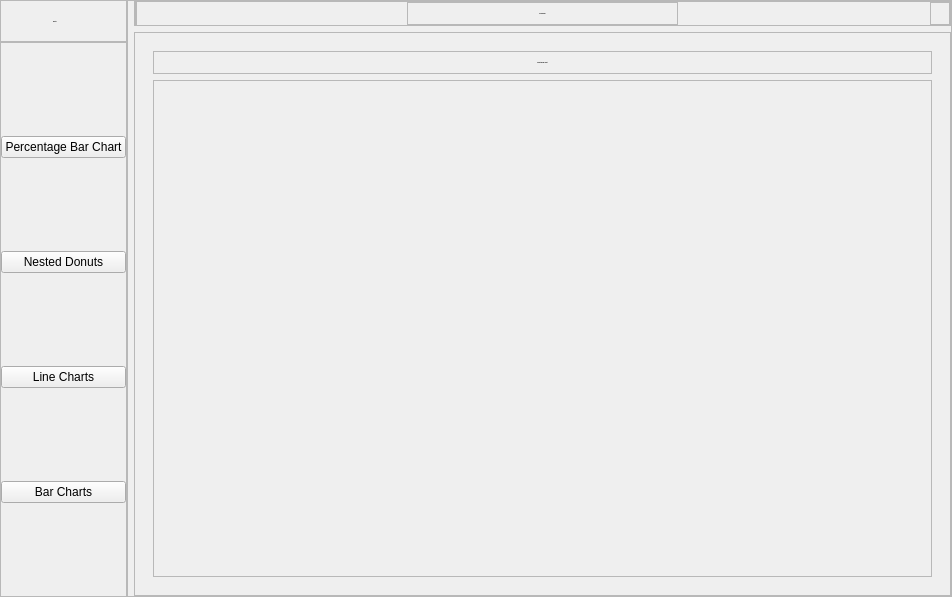
<?xml version="1.0" encoding="UTF-8"?>
<ui version="4.0">
 <class>MainWindow</class>
 <widget class="QMainWindow" name="MainWindow">
  <property name="geometry">
   <rect>
    <x>0</x>
    <y>0</y>
    <width>952</width>
    <height>597</height>
   </rect>
  </property>
  <property name="windowTitle">
   <string>MainWindow</string>
  </property>
  <widget class="QWidget" name="centralwidget">
   <property name="styleSheet">
    <string notr="true">@font-face {
    font-family: NovaFlat;
    src: url(:/fonts/Nova_Flat/NovaFlat-Regular.ttf) format(&quot;truetype&quot;);
}
*{
color: #fff;
font-family: NovaFlat;
font-size: 12px;
border: none;
background: none;
}
#centralwidget{
background-color: rgb(33, 43, 51);
}
#left_menu_widget, #percentage_bar_chart, #nested_donuts,
#line_charts, #bar_charts, #temperature_bar_chart
{
background-color: rgba(61, 80, 95, 100)
}
#header_frame, #frame_3, #frame_5{
background-color: rgb(61, 80, 95);
}
#frame_4 QPushButton{
padding: 10px;
border-radius: 5px;
background-color: rgba(33, 43, 51, 100);
}
#header_nav QPushButton{
	background-color: rgb(61, 80, 95);
	border-radius: 15px;
	border: 3px solid rgb(120, 157, 186);
}
#header_nav QPushButton:hover{
	background-color: rgb(120, 157, 186);
}
</string>
   </property>
   <layout class="QHBoxLayout" name="horizontalLayout">
    <property name="spacing">
     <number>0</number>
    </property>
    <property name="leftMargin">
     <number>0</number>
    </property>
    <property name="topMargin">
     <number>0</number>
    </property>
    <property name="rightMargin">
     <number>0</number>
    </property>
    <property name="bottomMargin">
     <number>0</number>
    </property>
    <item>
     <widget class="QWidget" name="left_menu_widget" native="true">
      <layout class="QVBoxLayout" name="verticalLayout">
       <property name="spacing">
        <number>0</number>
       </property>
       <property name="leftMargin">
        <number>0</number>
       </property>
       <property name="topMargin">
        <number>0</number>
       </property>
       <property name="rightMargin">
        <number>0</number>
       </property>
       <property name="bottomMargin">
        <number>0</number>
       </property>
       <item alignment="Qt::AlignTop">
        <widget class="QFrame" name="frame_3">
         <property name="frameShape">
          <enum>QFrame::StyledPanel</enum>
         </property>
         <property name="frameShadow">
          <enum>QFrame::Raised</enum>
         </property>
         <layout class="QHBoxLayout" name="horizontalLayout_2">
          <property name="spacing">
           <number>6</number>
          </property>
          <property name="leftMargin">
           <number>6</number>
          </property>
          <property name="topMargin">
           <number>0</number>
          </property>
          <property name="rightMargin">
           <number>0</number>
          </property>
          <property name="bottomMargin">
           <number>0</number>
          </property>
          <item>
           <widget class="QLabel" name="label_14">
            <property name="minimumSize">
             <size>
              <width>40</width>
              <height>40</height>
             </size>
            </property>
            <property name="maximumSize">
             <size>
              <width>40</width>
              <height>40</height>
             </size>
            </property>
            <property name="text">
             <string/>
            </property>
            <property name="pixmap">
             <pixmap resource="../resources.qrc">:/icons/icons/pie-chart.svg</pixmap>
            </property>
            <property name="scaledContents">
             <bool>true</bool>
            </property>
           </widget>
          </item>
          <item>
           <widget class="QLabel" name="label">
            <property name="font">
             <font>
              <family>NovaFlat</family>
              <pointsize>-1</pointsize>
              <weight>75</weight>
              <bold>true</bold>
             </font>
            </property>
            <property name="text">
             <string>Results</string>
            </property>
           </widget>
          </item>
         </layout>
        </widget>
       </item>
       <item>
        <widget class="QFrame" name="frame_4">
         <property name="sizePolicy">
          <sizepolicy hsizetype="Preferred" vsizetype="Expanding">
           <horstretch>0</horstretch>
           <verstretch>0</verstretch>
          </sizepolicy>
         </property>
         <property name="frameShape">
          <enum>QFrame::StyledPanel</enum>
         </property>
         <property name="frameShadow">
          <enum>QFrame::Raised</enum>
         </property>
         <layout class="QVBoxLayout" name="verticalLayout_2">
          <property name="spacing">
           <number>0</number>
          </property>
          <property name="leftMargin">
           <number>0</number>
          </property>
          <property name="topMargin">
           <number>0</number>
          </property>
          <property name="rightMargin">
           <number>0</number>
          </property>
          <property name="bottomMargin">
           <number>0</number>
          </property>
          <item>
           <widget class="QPushButton" name="percentage_bar_btn">
            <property name="text">
             <string>Percentage Bar Chart</string>
            </property>
            <property name="icon">
             <iconset resource="../resources.qrc">
              <normaloff>:/icons/icons/bar-chart-2.svg</normaloff>:/icons/icons/bar-chart-2.svg</iconset>
            </property>
           </widget>
          </item>
          <item>
           <widget class="QPushButton" name="nested_donut_btn">
            <property name="text">
             <string>Nested Donuts</string>
            </property>
            <property name="icon">
             <iconset resource="../resources.qrc">
              <normaloff>:/icons/icons/target.svg</normaloff>:/icons/icons/target.svg</iconset>
            </property>
           </widget>
          </item>
          <item>
           <widget class="QPushButton" name="line_chart_btn">
            <property name="text">
             <string>Line Charts</string>
            </property>
            <property name="icon">
             <iconset resource="../resources.qrc">
              <normaloff>:/icons/icons/git-merge.svg</normaloff>:/icons/icons/git-merge.svg</iconset>
            </property>
           </widget>
          </item>
          <item>
           <widget class="QPushButton" name="bar_charts_btn">
            <property name="text">
             <string>Bar Charts</string>
            </property>
            <property name="icon">
             <iconset resource="../resources.qrc">
              <normaloff>:/icons/icons/bar-chart.svg</normaloff>:/icons/icons/bar-chart.svg</iconset>
            </property>
           </widget>
          </item>
         </layout>
        </widget>
       </item>
      </layout>
     </widget>
    </item>
    <item>
     <widget class="QFrame" name="frame_2">
      <property name="frameShape">
       <enum>QFrame::StyledPanel</enum>
      </property>
      <property name="frameShadow">
       <enum>QFrame::Raised</enum>
      </property>
      <layout class="QVBoxLayout" name="verticalLayout_4">
       <property name="leftMargin">
        <number>6</number>
       </property>
       <property name="topMargin">
        <number>0</number>
       </property>
       <property name="rightMargin">
        <number>0</number>
       </property>
       <property name="bottomMargin">
        <number>0</number>
       </property>
       <item>
        <widget class="QFrame" name="header_frame">
         <property name="maximumSize">
          <size>
           <width>16777215</width>
           <height>50</height>
          </size>
         </property>
         <property name="frameShape">
          <enum>QFrame::StyledPanel</enum>
         </property>
         <property name="frameShadow">
          <enum>QFrame::Raised</enum>
         </property>
         <layout class="QHBoxLayout" name="horizontalLayout_3">
          <property name="spacing">
           <number>0</number>
          </property>
          <property name="leftMargin">
           <number>0</number>
          </property>
          <property name="topMargin">
           <number>0</number>
          </property>
          <property name="rightMargin">
           <number>0</number>
          </property>
          <property name="bottomMargin">
           <number>0</number>
          </property>
          <item alignment="Qt::AlignLeft">
           <widget class="QFrame" name="frame_10">
            <property name="frameShape">
             <enum>QFrame::StyledPanel</enum>
            </property>
            <property name="frameShadow">
             <enum>QFrame::Raised</enum>
            </property>
            <layout class="QHBoxLayout" name="horizontalLayout_4">
             <property name="spacing">
              <number>2</number>
             </property>
             <property name="leftMargin">
              <number>0</number>
             </property>
             <property name="topMargin">
              <number>0</number>
             </property>
             <property name="rightMargin">
              <number>0</number>
             </property>
             <property name="bottomMargin">
              <number>0</number>
             </property>
            </layout>
           </widget>
          </item>
          <item>
           <widget class="QFrame" name="frame_11">
            <property name="frameShape">
             <enum>QFrame::StyledPanel</enum>
            </property>
            <property name="frameShadow">
             <enum>QFrame::Raised</enum>
            </property>
            <layout class="QVBoxLayout" name="verticalLayout_5">
             <item>
              <widget class="QLabel" name="label_7">
               <property name="font">
                <font>
                 <family>NovaFlat</family>
                 <pointsize>-1</pointsize>
                 <weight>75</weight>
                 <bold>true</bold>
                </font>
               </property>
               <property name="text">
                <string>DASHBOARD</string>
               </property>
               <property name="alignment">
                <set>Qt::AlignCenter</set>
               </property>
              </widget>
             </item>
            </layout>
           </widget>
          </item>
          <item alignment="Qt::AlignRight">
           <widget class="QFrame" name="header_nav">
            <property name="frameShape">
             <enum>QFrame::StyledPanel</enum>
            </property>
            <property name="frameShadow">
             <enum>QFrame::Raised</enum>
            </property>
            <layout class="QHBoxLayout" name="horizontalLayout_5"/>
           </widget>
          </item>
         </layout>
        </widget>
       </item>
       <item>
        <widget class="QFrame" name="frame_8">
         <property name="frameShape">
          <enum>QFrame::StyledPanel</enum>
         </property>
         <property name="frameShadow">
          <enum>QFrame::Raised</enum>
         </property>
         <layout class="QVBoxLayout" name="verticalLayout_7">
          <item>
           <widget class="QStackedWidget" name="stackedWidget">
            <property name="font">
             <font>
              <family>NovaFlat</family>
              <pointsize>-1</pointsize>
              <weight>75</weight>
              <bold>true</bold>
             </font>
            </property>
            <property name="currentIndex">
             <number>0</number>
            </property>
            <widget class="QWidget" name="percentage_bar_chart">
             <layout class="QVBoxLayout" name="verticalLayout_8">
              <item alignment="Qt::AlignTop">
               <widget class="QFrame" name="frame_15">
                <property name="frameShape">
                 <enum>QFrame::StyledPanel</enum>
                </property>
                <property name="frameShadow">
                 <enum>QFrame::Raised</enum>
                </property>
                <layout class="QVBoxLayout" name="verticalLayout_9">
                 <item alignment="Qt::AlignTop">
                  <widget class="QLabel" name="label_9">
                   <property name="font">
                    <font>
                     <family>NovaFlat</family>
                     <pointsize>-1</pointsize>
                     <weight>75</weight>
                     <bold>true</bold>
                    </font>
                   </property>
                   <property name="text">
                    <string>Percentage Bar Chart</string>
                   </property>
                   <property name="alignment">
                    <set>Qt::AlignCenter</set>
                   </property>
                  </widget>
                 </item>
                </layout>
               </widget>
              </item>
              <item>
               <widget class="QFrame" name="frame_16">
                <property name="sizePolicy">
                 <sizepolicy hsizetype="Preferred" vsizetype="Expanding">
                  <horstretch>0</horstretch>
                  <verstretch>0</verstretch>
                 </sizepolicy>
                </property>
                <property name="frameShape">
                 <enum>QFrame::StyledPanel</enum>
                </property>
                <property name="frameShadow">
                 <enum>QFrame::Raised</enum>
                </property>
                <layout class="QGridLayout" name="percentage_bar_chart_cont"/>
               </widget>
              </item>
             </layout>
            </widget>
            <widget class="QWidget" name="temperature_bar_chart">
             <layout class="QVBoxLayout" name="verticalLayout_11">
              <item>
               <widget class="QFrame" name="frame_17">
                <property name="font">
                 <font>
                  <family>NovaFlat</family>
                  <pointsize>-1</pointsize>
                  <weight>75</weight>
                  <bold>true</bold>
                 </font>
                </property>
                <property name="frameShape">
                 <enum>QFrame::StyledPanel</enum>
                </property>
                <property name="frameShadow">
                 <enum>QFrame::Raised</enum>
                </property>
                <layout class="QVBoxLayout" name="verticalLayout_10">
                 <item alignment="Qt::AlignTop">
                  <widget class="QLabel" name="label_10">
                   <property name="font">
                    <font>
                     <family>NovaFlat</family>
                     <pointsize>-1</pointsize>
                     <weight>75</weight>
                     <bold>true</bold>
                    </font>
                   </property>
                   <property name="text">
                    <string>Temperature Bar Chart</string>
                   </property>
                   <property name="alignment">
                    <set>Qt::AlignCenter</set>
                   </property>
                  </widget>
                 </item>
                </layout>
               </widget>
              </item>
              <item>
               <widget class="QFrame" name="frame_18">
                <property name="sizePolicy">
                 <sizepolicy hsizetype="Preferred" vsizetype="Expanding">
                  <horstretch>0</horstretch>
                  <verstretch>0</verstretch>
                 </sizepolicy>
                </property>
                <property name="frameShape">
                 <enum>QFrame::StyledPanel</enum>
                </property>
                <property name="frameShadow">
                 <enum>QFrame::Raised</enum>
                </property>
                <layout class="QGridLayout" name="temperature_bar_chart_cont"/>
               </widget>
              </item>
             </layout>
            </widget>
            <widget class="QWidget" name="nested_donuts">
             <layout class="QVBoxLayout" name="verticalLayout_13">
              <item>
               <widget class="QFrame" name="frame_19">
                <property name="font">
                 <font>
                  <family>NovaFlat</family>
                  <pointsize>-1</pointsize>
                  <weight>75</weight>
                  <bold>true</bold>
                 </font>
                </property>
                <property name="frameShape">
                 <enum>QFrame::StyledPanel</enum>
                </property>
                <property name="frameShadow">
                 <enum>QFrame::Raised</enum>
                </property>
                <layout class="QVBoxLayout" name="verticalLayout_12">
                 <item alignment="Qt::AlignTop">
                  <widget class="QLabel" name="label_11">
                   <property name="font">
                    <font>
                     <family>NovaFlat</family>
                     <pointsize>-1</pointsize>
                     <weight>75</weight>
                     <bold>true</bold>
                    </font>
                   </property>
                   <property name="text">
                    <string>Nested Donut Chart</string>
                   </property>
                   <property name="alignment">
                    <set>Qt::AlignCenter</set>
                   </property>
                  </widget>
                 </item>
                </layout>
               </widget>
              </item>
              <item>
               <widget class="QFrame" name="frame_20">
                <property name="sizePolicy">
                 <sizepolicy hsizetype="Preferred" vsizetype="Expanding">
                  <horstretch>0</horstretch>
                  <verstretch>0</verstretch>
                 </sizepolicy>
                </property>
                <property name="frameShape">
                 <enum>QFrame::StyledPanel</enum>
                </property>
                <property name="frameShadow">
                 <enum>QFrame::Raised</enum>
                </property>
                <layout class="QGridLayout" name="nested_donut_chart_cont"/>
               </widget>
              </item>
             </layout>
            </widget>
            <widget class="QWidget" name="line_charts">
             <layout class="QVBoxLayout" name="verticalLayout_15">
              <item>
               <widget class="QFrame" name="frame_21">
                <property name="frameShape">
                 <enum>QFrame::StyledPanel</enum>
                </property>
                <property name="frameShadow">
                 <enum>QFrame::Raised</enum>
                </property>
                <layout class="QVBoxLayout" name="verticalLayout_14">
                 <item alignment="Qt::AlignTop">
                  <widget class="QLabel" name="label_12">
                   <property name="font">
                    <font>
                     <family>NovaFlat</family>
                     <pointsize>-1</pointsize>
                     <weight>75</weight>
                     <bold>true</bold>
                    </font>
                   </property>
                   <property name="text">
                    <string>Line Charts</string>
                   </property>
                   <property name="alignment">
                    <set>Qt::AlignCenter</set>
                   </property>
                  </widget>
                 </item>
                </layout>
               </widget>
              </item>
              <item>
               <widget class="QFrame" name="frame_22">
                <property name="sizePolicy">
                 <sizepolicy hsizetype="Preferred" vsizetype="Expanding">
                  <horstretch>0</horstretch>
                  <verstretch>0</verstretch>
                 </sizepolicy>
                </property>
                <property name="frameShape">
                 <enum>QFrame::StyledPanel</enum>
                </property>
                <property name="frameShadow">
                 <enum>QFrame::Raised</enum>
                </property>
                <layout class="QGridLayout" name="line_charts_cont"/>
               </widget>
              </item>
             </layout>
            </widget>
            <widget class="QWidget" name="bar_charts">
             <layout class="QVBoxLayout" name="verticalLayout_17">
              <item>
               <widget class="QFrame" name="frame_23">
                <property name="frameShape">
                 <enum>QFrame::StyledPanel</enum>
                </property>
                <property name="frameShadow">
                 <enum>QFrame::Raised</enum>
                </property>
                <layout class="QVBoxLayout" name="verticalLayout_16">
                 <item alignment="Qt::AlignTop">
                  <widget class="QLabel" name="label_13">
                   <property name="font">
                    <font>
                     <family>NovaFlat</family>
                     <pointsize>-1</pointsize>
                     <weight>75</weight>
                     <bold>true</bold>
                    </font>
                   </property>
                   <property name="text">
                    <string>Bar Chart</string>
                   </property>
                   <property name="alignment">
                    <set>Qt::AlignCenter</set>
                   </property>
                  </widget>
                 </item>
                </layout>
               </widget>
              </item>
              <item>
               <widget class="QFrame" name="frame_24">
                <property name="sizePolicy">
                 <sizepolicy hsizetype="Preferred" vsizetype="Expanding">
                  <horstretch>0</horstretch>
                  <verstretch>0</verstretch>
                 </sizepolicy>
                </property>
                <property name="frameShape">
                 <enum>QFrame::StyledPanel</enum>
                </property>
                <property name="frameShadow">
                 <enum>QFrame::Raised</enum>
                </property>
                <layout class="QGridLayout" name="bar_charts_cont"/>
               </widget>
              </item>
             </layout>
            </widget>
           </widget>
          </item>
         </layout>
        </widget>
       </item>
      </layout>
     </widget>
    </item>
   </layout>
  </widget>
 </widget>
 <resources>
  <include location="../resources.qrc"/>
  <include location="resources.qrc"/>
 </resources>
 <connections/>
</ui>
